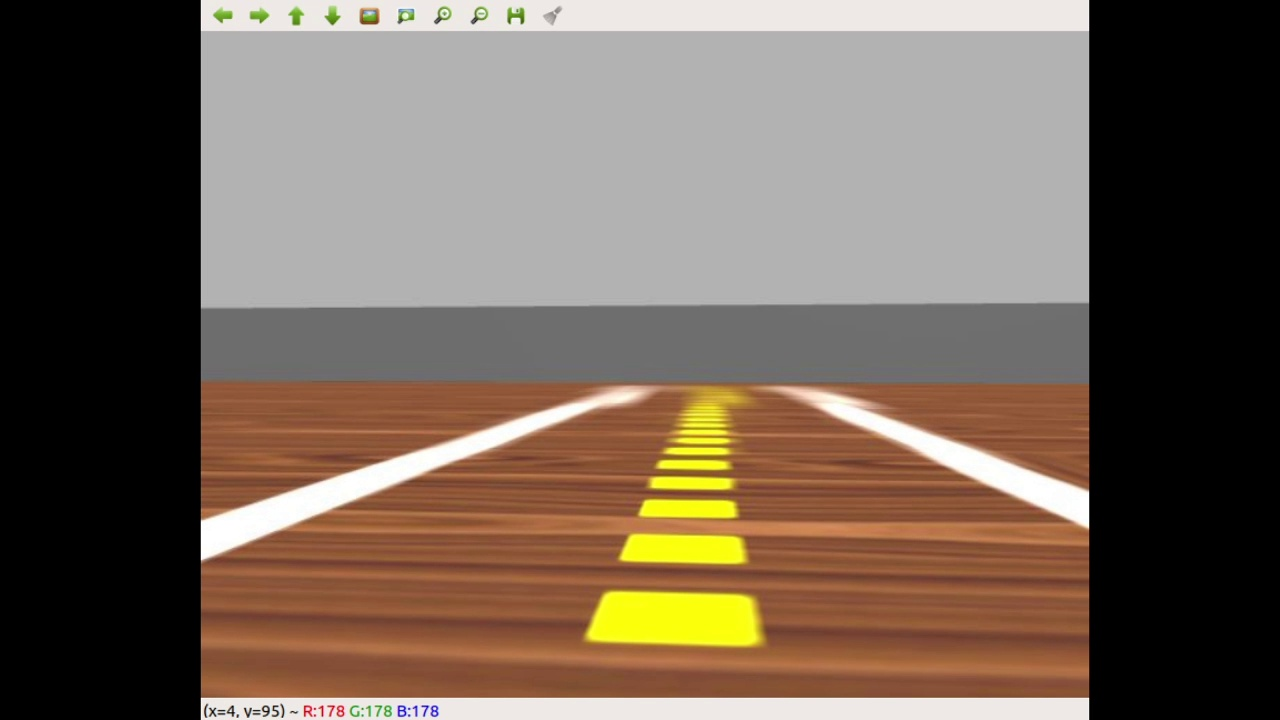
#> input picture frame01.jpg, 1280 x 720 px, given in place of line_following.mp4, which was not available
$ python run_on_video.py
#> lines starting #> are read from the running program, lines starting #| are printed output that depends on the picture; after the words box and inside, x2 and y2 are one past the last pixel; in counts of white or black regions, pixels touching at a corner belong together; pictures that were not available may be replaced by others from this repository, and a replacement may not be noted
### biblioteca.py
#!/usr/bin/python
# -*- coding: utf-8 -*-

import cv2
import numpy as np
import matplotlib.pyplot as plt
from sklearn.linear_model import LinearRegression
import math

def morpho_limpa(mask):
    kernel = cv2.getStructuringElement(cv2.MORPH_ELLIPSE,(13,13))
    mask = cv2.morphologyEx( mask, cv2.MORPH_OPEN, kernel )
    mask = cv2.morphologyEx( mask, cv2.MORPH_CLOSE, kernel )
    return mask


def segmenta_linha_amarela(bgr):
    """Não mude ou renomeie esta função
        deve receber uma imagem bgr e retornar os segmentos amarelos do centro da pista em branco.
        Utiliza a função cv2.morphologyEx() para limpar ruidos na imagem
    """
    img = bgr.copy()
    bgr1 = (0,210,90)
    bgr2 = (150,255,255)
    mask = cv2.inRange(img, bgr1, bgr2)
    mask = morpho_limpa(mask)
    return mask


def encontrar_contornos(mask):
    """Não mude ou renomeie esta função
        deve receber uma imagem preta e branca os contornos encontrados
    """

    #Thresh
    ret, thresh = cv2.threshold(mask, 200, 255, cv2.THRESH_BINARY)

    #Finding the contours in the image

    contours, hierarchy = cv2.findContours(thresh, cv2.RETR_TREE, cv2.CHAIN_APPROX_SIMPLE)

    return contours

def crosshair(img, point, size, color):
    """ Desenha um crosshair centrado no point.
        point deve ser uma tupla (x,y)
        color é uma tupla R,G,B uint8
    """
    x,y = point
    cv2.line(img,(x - size,y),(x + size,y),color,2)
    cv2.line(img,(x,y - size),(x, y + size),color,2)

def encontrar_centro_dos_contornos(img, contornos):
    """Não mude ou renomeie esta função
        deve receber um contorno e retornar, respectivamente, a imagem com uma cruz no centro de cada segmento e o centro dele. formato: img, x, y
    """
    list_x = []
    list_y = []
    for c in contornos:

        M = cv2.moments(c)

        try:
            cX = int(M["m10"] / M["m00"])
            cY = int(M["m01"] / M["m00"])
            crosshair(img, (cX,cY), size=5, color=(0, 255, 0))
            list_x.append(cX)
            list_y.append(cY)
        except:pass
    return img, list_x, list_y


def desenhar_linha_entre_pontos(img, X, Y, color):
    """Não mude ou renomeie esta função
        deve receber uma lista de coordenadas XY, e retornar uma imagem com uma linha entre os centros EM SEQUENCIA do mais proximo.
    """
    img_copy = img.copy()
    for i in range(len(X)-1):
        x = cv2.line(img_copy, (X[i+1], Y[i+1]), (X[i], Y[i]), (0, 255, 0), thickness=3, lineType=8)

    return img_copy

def regressao_por_centro(img, x,y):
    """Não mude ou renomeie esta função
        deve receber uma lista de coordenadas XY, e estimar a melhor reta, utilizando o metodo preferir, que passa pelos centros. Retorne a imagem com a reta e os parametros da reta

        Dica: cv2.line(img,ponto1,ponto2,color,2) desenha uma linha que passe entre os pontos, mesmo que ponto1 e ponto2 não pertençam a imagem.
    """
    img_copy = img.copy()

    linear_regressor = LinearRegression()  # create object for the class

    x = np.array(x)
    x = x.reshape(-1,1)
    y = np.array(y)
    y = y.reshape(-1,1)

    linear_regressor.fit(x, y)  # perform linear regression

    X = np.array([-1000, 1000]).reshape(-1, 1)
    Y_pred = linear_regressor.predict(X)  # make predictions

    img_regres = cv2.line(img_copy, (int(X[0]),int(Y_pred[0])), (int(X[1]),int(Y_pred[1])), (0, 255, 0), thickness=3, lineType=8)

    return img_regres, linear_regressor

def calcular_angulo_com_vertical(img, lm):
    """Não mude ou renomeie esta função
        deve receber uma lista de coordenadas XY, e estimar a melhor reta, utilizando o metodo preferir, que passa pelos centros. Retorne a imagem com a reta.

        Dica: cv2.line(img,ponto1,ponto2,color,2) desenha uma linha que passe entre os pontos, mesmo que ponto1 e ponto2 não pertençam a imagem.
    """
    x1 = 250
    x2 = 550
    x = np.array([x1,x2])
    x= x.reshape(-1,1)
    y = lm.predict(x)
    y1,y2 = y
    delta_y = y1-y2
    delta_x = x2-x1

    angulo = math.degrees( math.atan2(delta_x, delta_y))

    return abs(angulo)

### run_on_video.py
#!/usr/bin/python
# -*- coding: utf-8 -*-

import cv2
import numpy as np
import biblioteca as lb

print("Baixe o arquivo a seguir para funcionar: ")
print("https://github.com/Insper/robot202/raw/master/projeto/centro_massa/video.mp4")

cap = cv2.VideoCapture('line_following.mp4')

font = cv2.FONT_HERSHEY_SIMPLEX
def texto(img, a, p, color=(0,255,255), font=font, width=2, size=1 ):
    """Escreve na img RGB dada a string a na posição definida pela tupla p"""
    cv2.putText(img, str(a), p, font,size,color,width,cv2.LINE_AA)

while(True):
    # Capture frame-by-frame
    ret, img = cap.read()
#> img is the input picture: shape (720, 1280, 3); mean B, G, R 87.5, 100.4, 115.5
    # frame = cv2.imread("frame0000.jpg")
    # ret = True

    if ret == False:
        print("Codigo de retorno FALSO - problema para capturar o frame")
        break
    else:
        mask = img.copy()
        segmenta_amarelo = lb.segmenta_linha_amarela(mask)
#> in segmenta_linha_amarela, `mask = cv2.inRange(img, bgr1, bgr2)`:
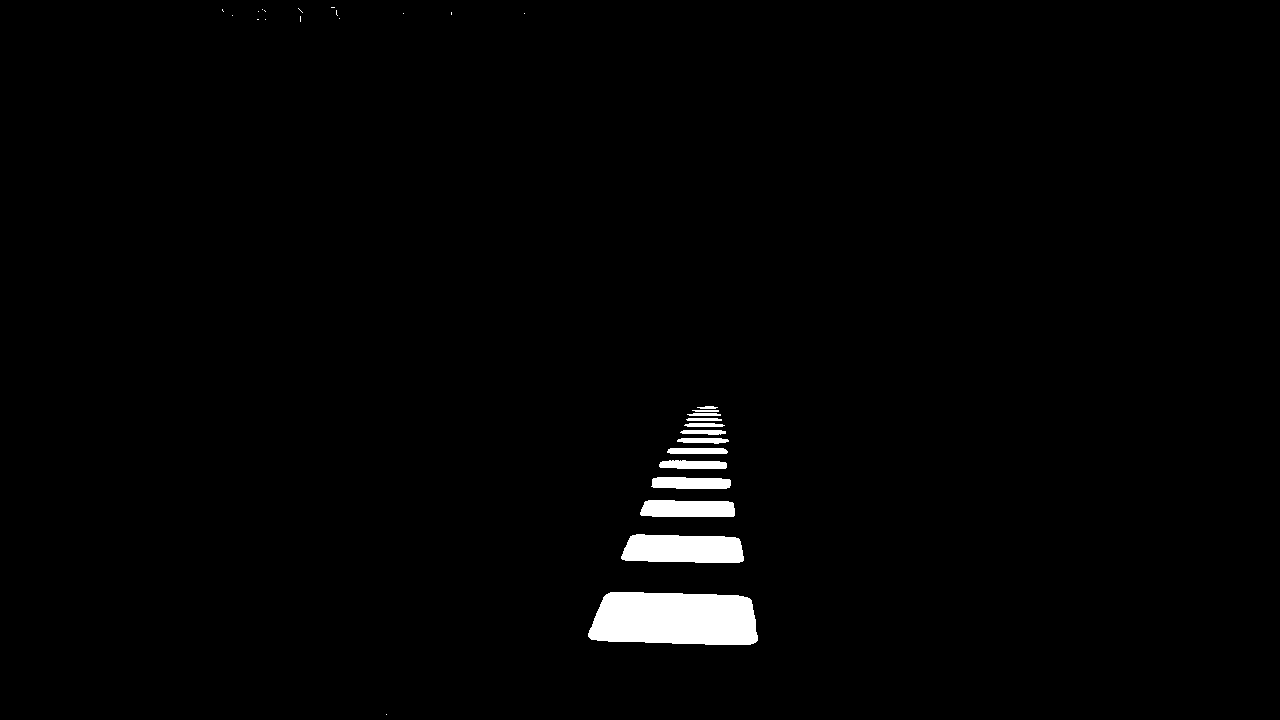
#> mask: shape (720, 1280); 1.6% white; 29 white regions (16 under 20 px), largest, box (x1, y1, x2, y2) and area: (588, 592, 758, 645) 7919, (621, 534, 744, 563) 3101, (640, 500, 735, 517) 1490
#> in morpho_limpa, `mask = cv2.morphologyEx( mask, cv2.MORPH_OPEN, kernel )`:
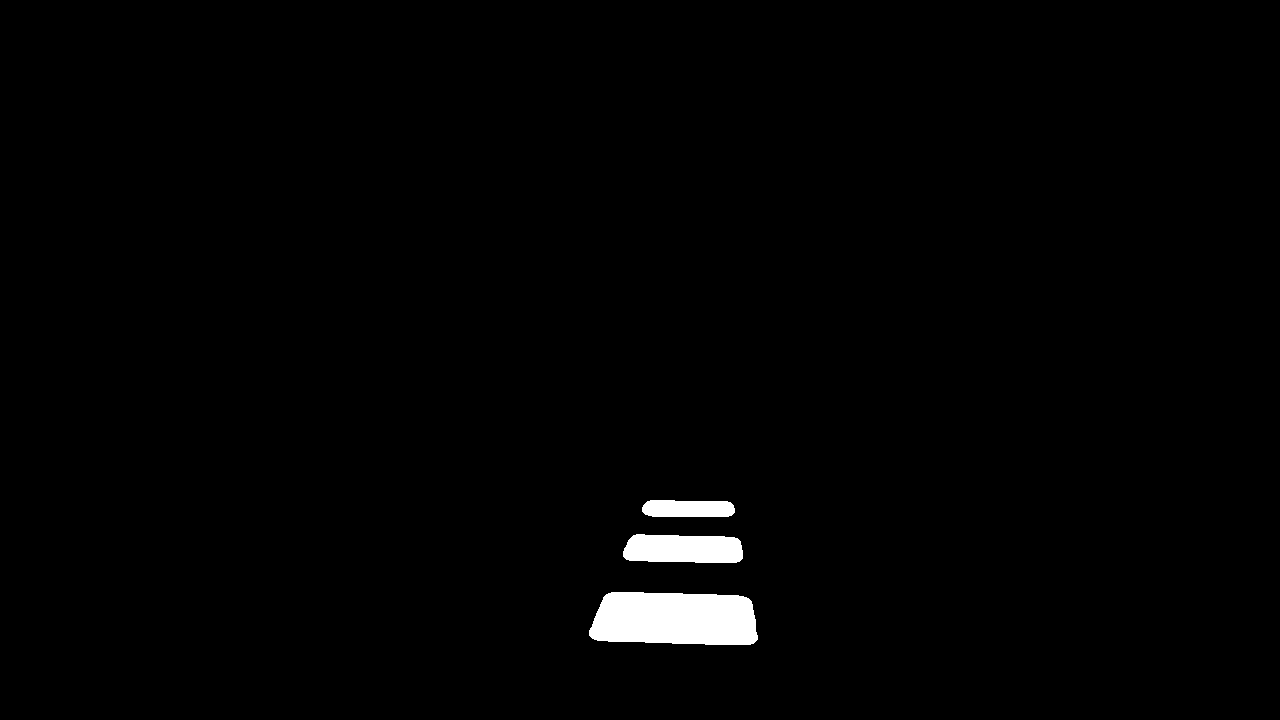
#> mask: shape (720, 1280); 1.3% white; 3 white regions

        if segmenta_amarelo is not None:
            contorno = lb.encontrar_contornos(segmenta_amarelo)
#> in encontrar_contornos, `contours, hierarchy = cv2.findContours(thresh, cv2.RETR_TREE, cv2.CHAI..`: contours = 3 contours; box (x1, y1, x2, y2) and area: (589, 592, 758, 645) 7702, (623, 534, 743, 563) 2927, (642, 500, 735, 517) 1346
#> contorno has the same summary as contours in encontrar_contornos
            cv2.drawContours(mask, contorno, -1, [0,0,255],2)
#> mask: shape (720, 1280, 3)
            mask, x1, y1 = lb.encontrar_centro_dos_contornos(mask, contorno)
#> the loop in encontrar_centro_dos_contornos, `for c in contornos: ` made 3 passes
#> (cX, cY, x in crosshair, y in crosshair) on passes 1 to 3: (674, 618, 674, 618), (683, 548, 683, 548), (687, 508, 687, 508)
#> after the loop in encontrar_centro_dos_contornos, `for c in contornos:`: list_x = [674, 683, 687]; list_y = [618, 548, 508]
#> x1 = [674, 683, 687]; y1 = [618, 548, 508]

            mask = lb.desenhar_linha_entre_pontos(mask, x1, y1, (255,0,0))
#> the loop in desenhar_linha_entre_pontos, `for i in range(len(X)-1):` made 2 passes
#> pass 2, in desenhar_linha_entre_pontos, `x = cv2.line(img_copy, (X[i+1], Y[i+1]), (X[i], Y[i]), (0, 255, 0), th..`:
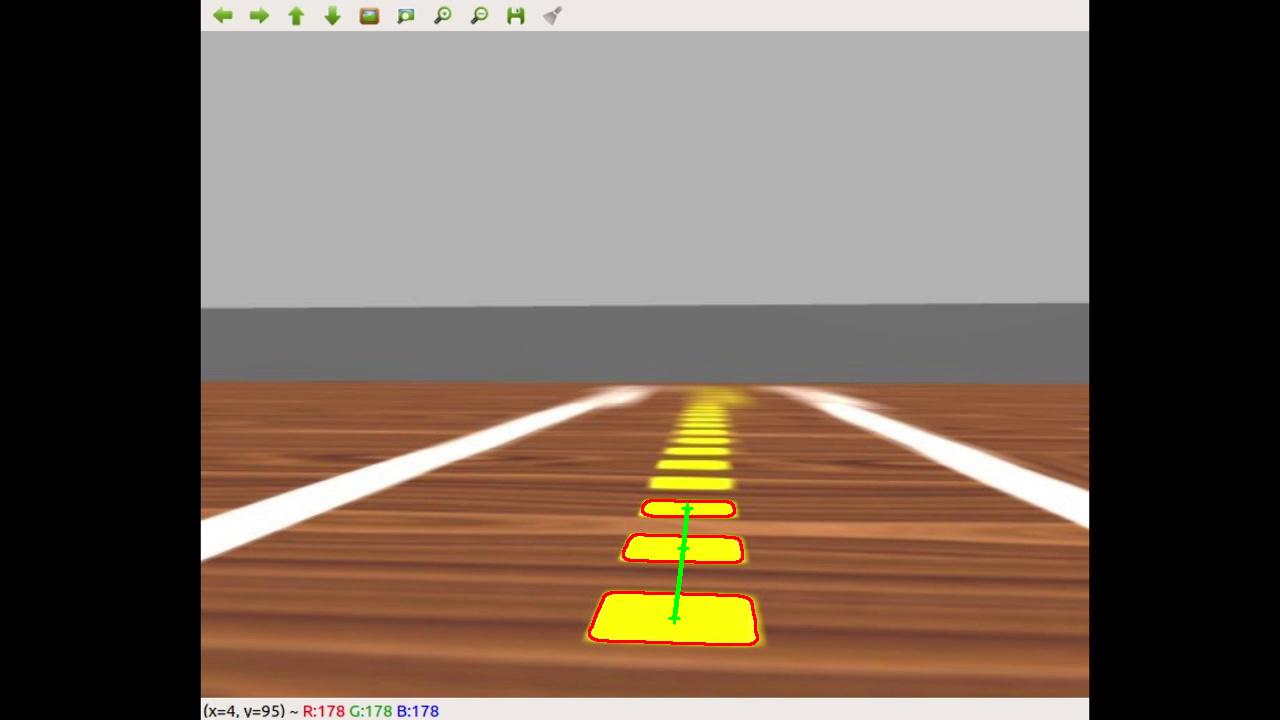
#> x: shape (720, 1280, 3); mean B, G, R 87.4, 99.8, 115.4

            mask, lm = lb.regressao_por_centro(mask, x1,y1)
#> in regressao_por_centro, `x = np.array(x)`: x = [674, 683, 687]
#> in regressao_por_centro, `y = np.array(y)`: y = [618, 548, 508]

            angulo = lb.calcular_angulo_com_vertical(mask,lm)
#> angulo = 6.83

        else:
            pass
    texto(mask, "Angulo: " + str(angulo), (50,80))


    # Imagem original
    cv2.imshow('img',img)
    # Mascara
    cv2.imshow('mask',mask)

    if cv2.waitKey(1) & 0xFF == ord('q'):
#> (key q is pressed here)
        break


# When everything done, release the capture
cap.release()
cv2.destroyAllWindows()

$ run again, on frame02.jpg
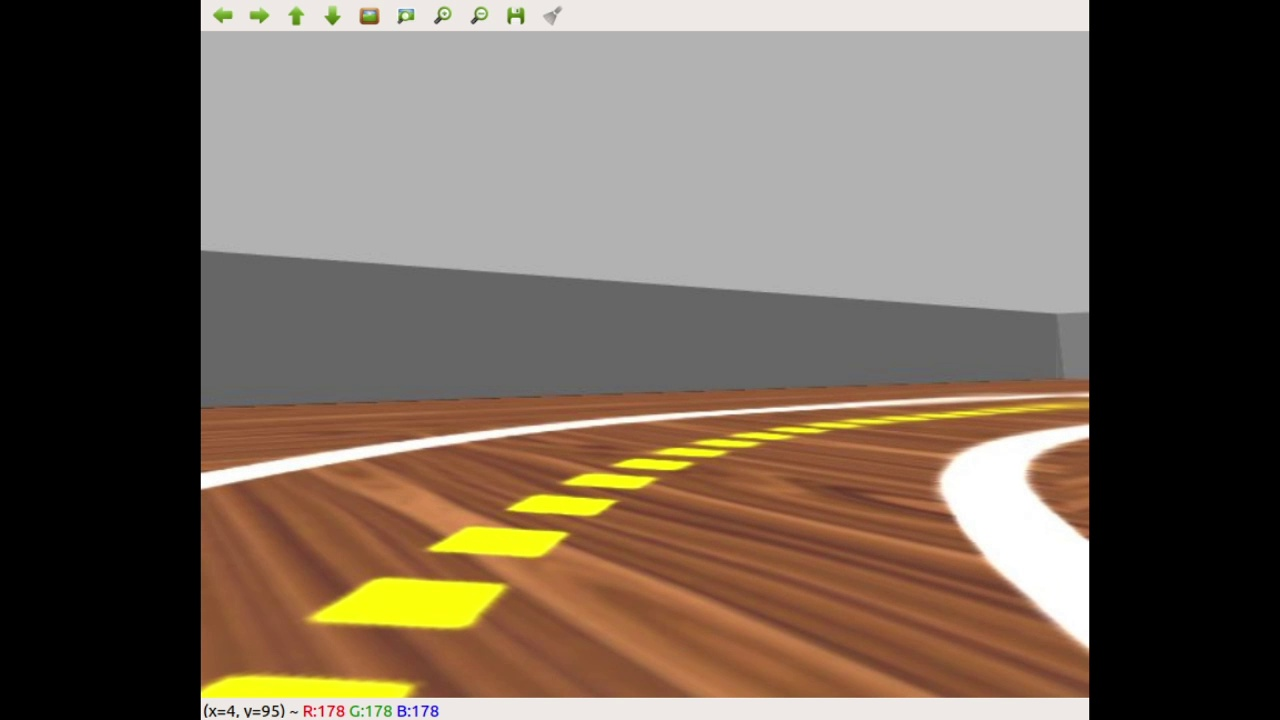
#> input picture frame02.jpg, 1280 x 720 px, given in place of line_following.mp4, which was not available
#> img is the input picture: shape (720, 1280, 3); mean B, G, R 86.7, 99.7, 113.7
#> in morpho_limpa, `mask = cv2.morphologyEx( mask, cv2.MORPH_OPEN, kernel )`:
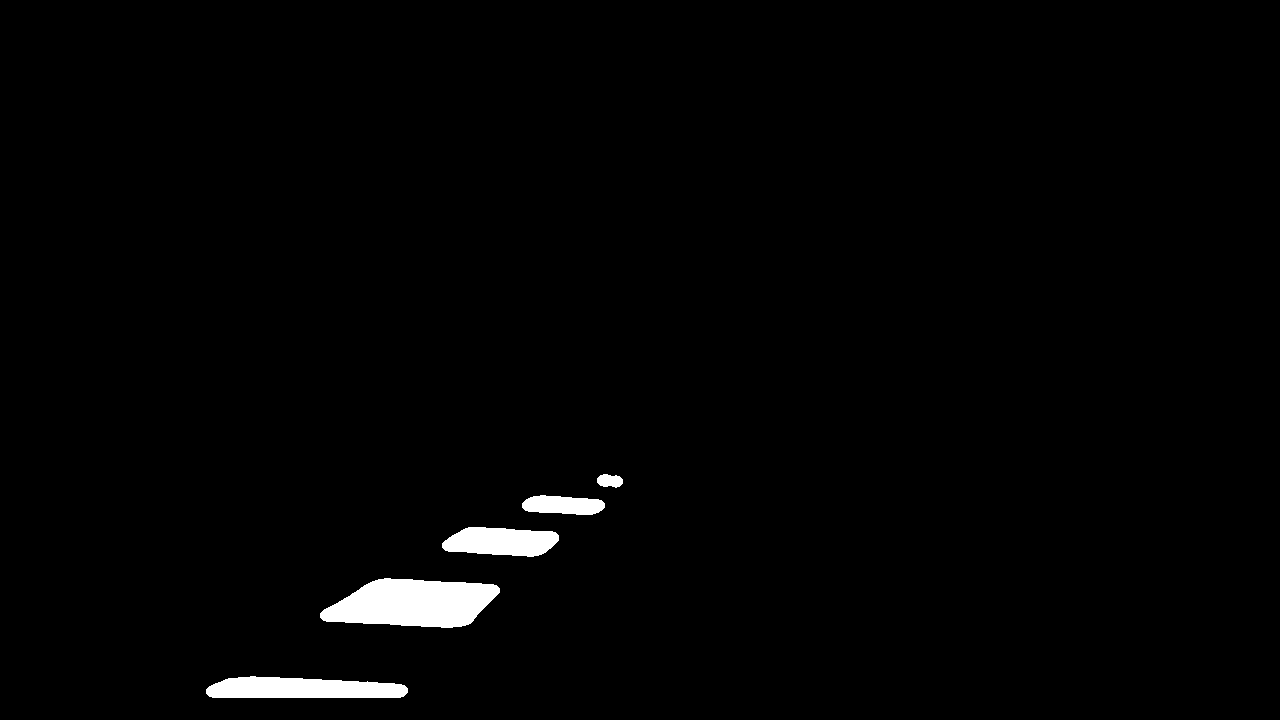
#> mask: shape (720, 1280); 1.6% white; 5 white regions
#> contours = 5 contours; box (x1, y1, x2, y2) and area: (320, 578, 500, 628) 6318, (206, 676, 408, 698) 3381, (442, 527, 559, 557) 2550, (522, 495, 605, 515) 1194, (597, 474, 623, 488) 245
#> contorno has the same summary as contours in encontrar_contornos
#> the loop in encontrar_centro_dos_contornos, `for c in contornos: ` made 5 passes
#> (cX, cY, x in crosshair, y in crosshair) on passes 1 to 5: (301, 688, 301, 688), (413, 603, 413, 603), (500, 541, 500, 541), (562, 504, 562, 504), (609, 480, 609, 480)
#> after the loop in encontrar_centro_dos_contornos, `for c in contornos:`: list_x = [301, 413, 500, 562, 609]; list_y = [688, 603, 541, 504, 480]
#> x1 = [301, 413, 500, 562, 609]; y1 = [688, 603, 541, 504, 480]
#> the loop in desenhar_linha_entre_pontos, `for i in range(len(X)-1):` made 4 passes
#> after the loop in desenhar_linha_entre_pontos, `for i in range(len(X)-1):`:
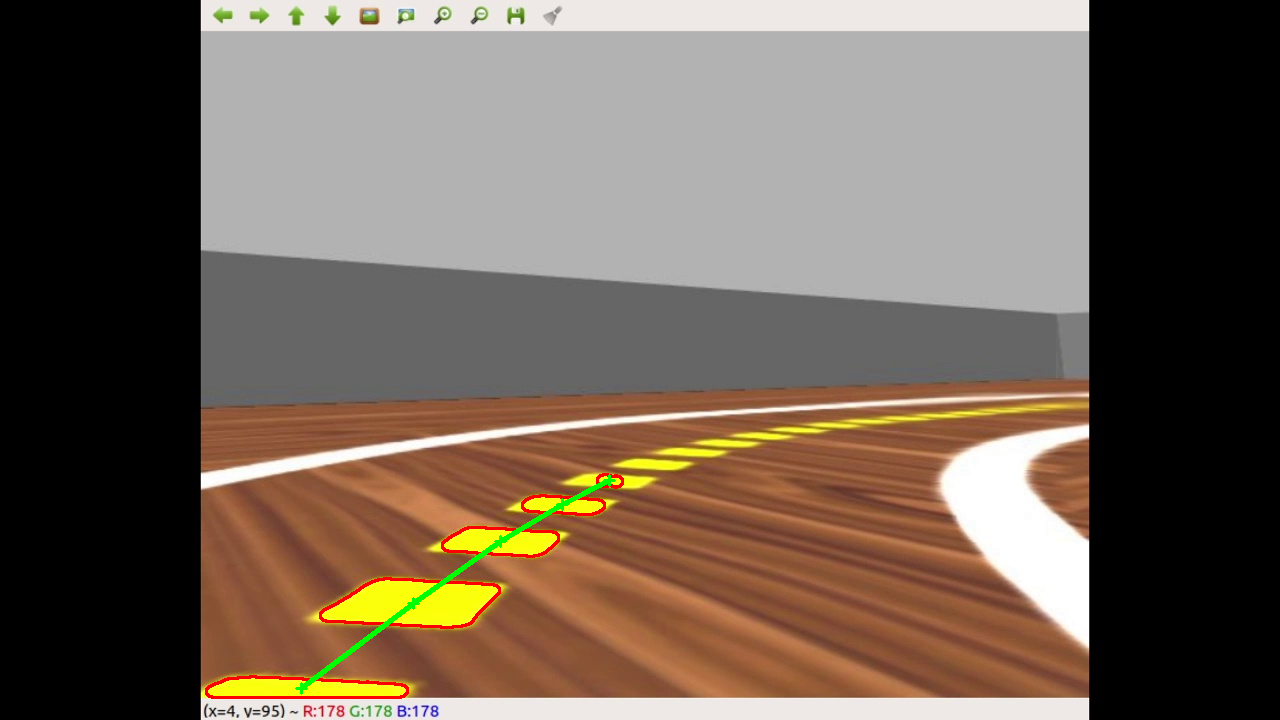
#> img_copy: shape (720, 1280, 3); mean B, G, R 86.4, 98.9, 113.3
#> in regressao_por_centro, `x = np.array(x)`: x = [301, 413, 500, 562, 609]
#> in regressao_por_centro, `y = np.array(y)`: y = [688, 603, 541, 504, 480]
#> angulo = 55.74
